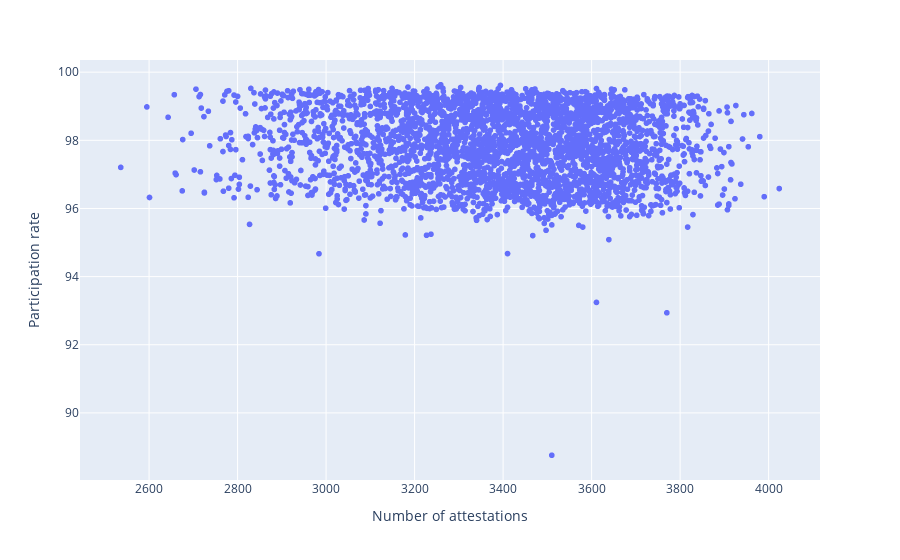

This figure's notebook cell:
### Code cell
fig = px.scatter(x=df['attestation_count'], y=df['global_participation_rate'], labels=dict(x="Number of attestations", y="Participation rate"))
fig.show()

### Figure 1 — Plotly figure (JSON) as saved in the notebook; plotly's stock layout.template omitted (floating-point values rounded to 4 significant figures; data arrays with more than 128 entries replaced by an {"elided": "..."} marker saying what was removed)
{"data": [{"hovertemplate": "Number of attestations=%{x}<br>Participation rate=%{y}<extra></extra>", "legendgroup": "", "marker": {"color": "#636efa", "symbol": "circle"}, "mode": "markers", "name": "", "showlegend": false, "type": "scattergl", "x": {"elided": "3369 int values"}, "xaxis": "x", "y": {"elided": "3369 float values"}, "yaxis": "y"}], "layout": {"autosize": true, "legend": {"tracegroupgap": 0}, "margin": {"t": 60}, "xaxis": {"anchor": "y", "autorange": true, "domain": [0, 1], "range": [2443.0, 4117.0], "title": {"text": "Number of attestations"}, "type": "linear"}, "yaxis": {"anchor": "x", "autorange": true, "domain": [0, 1], "range": [87.99, 100.4], "title": {"text": "Participation rate"}, "type": "linear"}}}
